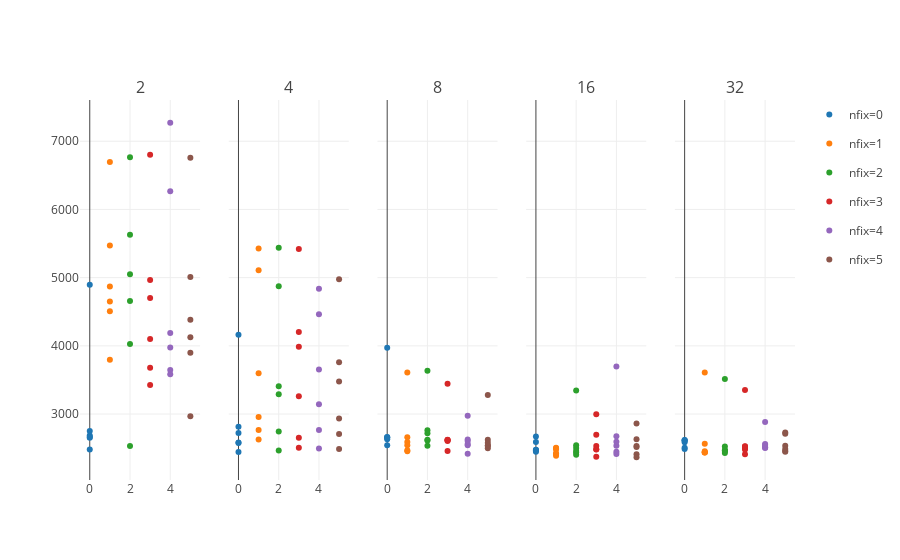

Notebook cell for this chart:
### Code cell
# Plot negative log likelihoods for each options
def plot_nll_fixpoints(cur_nll_ntrial, nfix_set, nbatches):
    cur_plts = []
    for (nfix_ind, nfix) in itertools.izip(range(len(nfix_set)), nfix_set):
        cur_plts.append(plt_type.Scatter(x=nfix*np.ones_like(np.squeeze(cur_nll_ntrial[nfix_ind,:])), 
                                         y=np.squeeze(cur_nll_ntrial[nfix_ind,:]), 
                                         mode='markers', 
                                         marker = dict(color=plotly.colors.DEFAULT_PLOTLY_COLORS[nfix_ind]),
                                         name = "nfix=%d" % nfix, 
                                         legendgroup="nfix=%d" % nfix))
    return cur_plts
    
    
from plotly import tools as plt_tools

def plot_nll(cur_nll, ntrials_set, nfix_set, nbatches):
    fig_subplts = plt_tools.make_subplots(rows=1, cols=len(ntrials_set), subplot_titles=ntrials_set, shared_yaxes=True)
    for (ntrials_ind, ntrials) in itertools.izip(range(len(ntrials_set)), ntrials_set):        
        tmp = plot_nll_fixpoints(cur_nll[ntrials_ind,:,:], nfix_set, nbatches)
        for trace in tmp:
            fig_subplts.append_trace(trace,1,ntrials_ind+1)
            if ntrials_ind>0:
                fig_subplts['data'][-1]['showlegend']=False
    plt(fig_subplts)
    return fig_subplts

a = plot_nll(GP_NLL, ntrials_set, nfix_set, nbatches)

### Figure 1 — Plotly figure (JSON) as saved in the notebook; plotly's stock layout.template omitted (floating-point values rounded to 4 significant figures)
{"data": [{"legendgroup": "nfix=0", "marker": {"color": "rgb(31, 119, 180)"}, "mode": "markers", "name": "nfix=0", "type": "scatter", "x": [0, 0, 0, 0, 0, 0], "xaxis": "x1", "y": [2752.0, 2651.0, 2479.0, 2687.0, 4894.0, 2665.0], "yaxis": "y1"}, {"legendgroup": "nfix=1", "marker": {"color": "rgb(255, 127, 14)"}, "mode": "markers", "name": "nfix=1", "type": "scatter", "x": [1, 1, 1, 1, 1, 1], "xaxis": "x1", "y": [6694.0, 4868.0, 3795.0, 5470.0, 4650.0, 4509.0], "yaxis": "y1"}, {"legendgroup": "nfix=2", "marker": {"color": "rgb(44, 160, 44)"}, "mode": "markers", "name": "nfix=2", "type": "scatter", "x": [2, 2, 2, 2, 2, 2], "xaxis": "x1", "y": [6764.0, 5050.0, 2532.0, 5628.0, 4657.0, 4028.0], "yaxis": "y1"}, {"legendgroup": "nfix=3", "marker": {"color": "rgb(214, 39, 40)"}, "mode": "markers", "name": "nfix=3", "type": "scatter", "x": [3, 3, 3, 3, 3, 3], "xaxis": "x1", "y": [6802.0, 4964.0, 3425.0, 4701.0, 4100.0, 3679.0], "yaxis": "y1"}, {"legendgroup": "nfix=4", "marker": {"color": "rgb(148, 103, 189)"}, "mode": "markers", "name": "nfix=4", "type": "scatter", "x": [4, 4, 4, 4, 4, 4], "xaxis": "x1", "y": [7271.0, 6265.0, 4187.0, 3582.0, 3976.0, 3645.0], "yaxis": "y1"}, {"legendgroup": "nfix=5", "marker": {"color": "rgb(140, 86, 75)"}, "mode": "markers", "name": "nfix=5", "type": "scatter", "x": [5, 5, 5, 5, 5, 5], "xaxis": "x1", "y": [6756.0, 5008.0, 4384.0, 2968.0, 4126.0, 3897.0], "yaxis": "y1"}, {"legendgroup": "nfix=0", "marker": {"color": "rgb(31, 119, 180)"}, "mode": "markers", "name": "nfix=0", "showlegend": false, "type": "scatter", "x": [0, 0, 0, 0, 0, 0], "xaxis": "x2", "y": [2584.0, 2445.0, 4164.0, 2813.0, 2574.0, 2720.0], "yaxis": "y1"}, {"legendgroup": "nfix=1", "marker": {"color": "rgb(255, 127, 14)"}, "mode": "markers", "name": "nfix=1", "showlegend": false, "type": "scatter", "x": [1, 1, 1, 1, 1, 1], "xaxis": "x2", "y": [5427.0, 2628.0, 5110.0, 2957.0, 3600.0, 2768.0], "yaxis": "y1"}, {"legendgroup": "nfix=2", "marker": {"color": "rgb(44, 160, 44)"}, "mode": "markers", "name": "nfix=2", "showlegend": false, "type": "scatter", "x": [2, 2, 2, 2, 2, 2], "xaxis": "x2", "y": [5439.0, 2466.0, 4875.0, 3289.0, 3408.0, 2744.0], "yaxis": "y1"}, {"legendgroup": "nfix=3", "marker": {"color": "rgb(214, 39, 40)"}, "mode": "markers", "name": "nfix=3", "showlegend": false, "type": "scatter", "x": [3, 3, 3, 3, 3, 3], "xaxis": "x2", "y": [5420.0, 2504.0, 4203.0, 3262.0, 3987.0, 2654.0], "yaxis": "y1"}, {"legendgroup": "nfix=4", "marker": {"color": "rgb(148, 103, 189)"}, "mode": "markers", "name": "nfix=4", "showlegend": false, "type": "scatter", "x": [4, 4, 4, 4, 4, 4], "xaxis": "x2", "y": [4464.0, 2495.0, 3654.0, 3143.0, 4838.0, 2768.0], "yaxis": "y1"}, {"legendgroup": "nfix=5", "marker": {"color": "rgb(140, 86, 75)"}, "mode": "markers", "name": "nfix=5", "showlegend": false, "type": "scatter", "x": [5, 5, 5, 5, 5, 5], "xaxis": "x2", "y": [2706.0, 2489.0, 3759.0, 2934.0, 4976.0, 3477.0], "yaxis": "y1"}, {"legendgroup": "nfix=0", "marker": {"color": "rgb(31, 119, 180)"}, "mode": "markers", "name": "nfix=0", "showlegend": false, "type": "scatter", "x": [0, 0, 0, 0, 0, 0], "xaxis": "x3", "y": [2653.0, 2543.0, 2631.0, 2662.0, 3972.0, 2660.0], "yaxis": "y1"}, {"legendgroup": "nfix=1", "marker": {"color": "rgb(255, 127, 14)"}, "mode": "markers", "name": "nfix=1", "showlegend": false, "type": "scatter", "x": [1, 1, 1, 1, 1, 1], "xaxis": "x3", "y": [2453.0, 3607.0, 2590.0, 2470.0, 2661.0, 2542.0], "yaxis": "y1"}, {"legendgroup": "nfix=2", "marker": {"color": "rgb(44, 160, 44)"}, "mode": "markers", "name": "nfix=2", "showlegend": false, "type": "scatter", "x": [2, 2, 2, 2, 2, 2], "xaxis": "x3", "y": [2762.0, 3636.0, 2534.0, 2612.0, 2719.0, 2622.0], "yaxis": "y1"}, {"legendgroup": "nfix=3", "marker": {"color": "rgb(214, 39, 40)"}, "mode": "markers", "name": "nfix=3", "showlegend": false, "type": "scatter", "x": [3, 3, 3, 3, 3, 3], "xaxis": "x3", "y": [2457.0, 3446.0, 2606.0, 2614.0, 2619.0, 2622.0], "yaxis": "y1"}, {"legendgroup": "nfix=4", "marker": {"color": "rgb(148, 103, 189)"}, "mode": "markers", "name": "nfix=4", "showlegend": false, "type": "scatter", "x": [4, 4, 4, 4, 4, 4], "xaxis": "x3", "y": [2416.0, 2562.0, 2543.0, 2606.0, 2626.0, 2977.0], "yaxis": "y1"}, {"legendgroup": "nfix=5", "marker": {"color": "rgb(140, 86, 75)"}, "mode": "markers", "name": "nfix=5", "showlegend": false, "type": "scatter", "x": [5, 5, 5, 5, 5, 5], "xaxis": "x3", "y": [2500.0, 2535.0, 2624.0, 2540.0, 2578.0, 3280.0], "yaxis": "y1"}, {"legendgroup": "nfix=0", "marker": {"color": "rgb(31, 119, 180)"}, "mode": "markers", "name": "nfix=0", "showlegend": false, "type": "scatter", "x": [0, 0, 0, 0, 0, 0], "xaxis": "x4", "y": [2478.0, 2671.0, 2466.0, 2474.0, 2447.0, 2590.0], "yaxis": "y1"}, {"legendgroup": "nfix=1", "marker": {"color": "rgb(255, 127, 14)"}, "mode": "markers", "name": "nfix=1", "showlegend": false, "type": "scatter", "x": [1, 1, 1, 1, 1, 1], "xaxis": "x4", "y": [2505.0, 2499.0, 2481.0, 2424.0, 2387.0, 2415.0], "yaxis": "y1"}, {"legendgroup": "nfix=2", "marker": {"color": "rgb(44, 160, 44)"}, "mode": "markers", "name": "nfix=2", "showlegend": false, "type": "scatter", "x": [2, 2, 2, 2, 2, 2], "xaxis": "x4", "y": [2544.0, 2436.0, 3346.0, 2503.0, 2404.0, 2459.0], "yaxis": "y1"}, {"legendgroup": "nfix=3", "marker": {"color": "rgb(214, 39, 40)"}, "mode": "markers", "name": "nfix=3", "showlegend": false, "type": "scatter", "x": [3, 3, 3, 3, 3, 3], "xaxis": "x4", "y": [2486.0, 2533.0, 2998.0, 2480.0, 2696.0, 2374.0], "yaxis": "y1"}, {"legendgroup": "nfix=4", "marker": {"color": "rgb(148, 103, 189)"}, "mode": "markers", "name": "nfix=4", "showlegend": false, "type": "scatter", "x": [4, 4, 4, 4, 4, 4], "xaxis": "x4", "y": [2415.0, 2535.0, 3697.0, 2676.0, 2594.0, 2447.0], "yaxis": "y1"}, {"legendgroup": "nfix=5", "marker": {"color": "rgb(140, 86, 75)"}, "mode": "markers", "name": "nfix=5", "showlegend": false, "type": "scatter", "x": [5, 5, 5, 5, 5, 5], "xaxis": "x4", "y": [2411.0, 2532.0, 2860.0, 2631.0, 2516.0, 2367.0], "yaxis": "y1"}, {"legendgroup": "nfix=0", "marker": {"color": "rgb(31, 119, 180)"}, "mode": "markers", "name": "nfix=0", "showlegend": false, "type": "scatter", "x": [0, 0, 0, 0, 0, 0], "xaxis": "x5", "y": [2614.0, 2488.0, 2508.0, 2586.0, 2613.0, 2620.0], "yaxis": "y1"}, {"legendgroup": "nfix=1", "marker": {"color": "rgb(255, 127, 14)"}, "mode": "markers", "name": "nfix=1", "showlegend": false, "type": "scatter", "x": [1, 1, 1, 1, 1, 1], "xaxis": "x5", "y": [2440.0, 2455.0, 2436.0, 2436.0, 2566.0, 3608.0], "yaxis": "y1"}, {"legendgroup": "nfix=2", "marker": {"color": "rgb(44, 160, 44)"}, "mode": "markers", "name": "nfix=2", "showlegend": false, "type": "scatter", "x": [2, 2, 2, 2, 2, 2], "xaxis": "x5", "y": [2462.0, 2473.0, 2428.0, 2457.0, 2523.0, 3515.0], "yaxis": "y1"}, {"legendgroup": "nfix=3", "marker": {"color": "rgb(214, 39, 40)"}, "mode": "markers", "name": "nfix=3", "showlegend": false, "type": "scatter", "x": [3, 3, 3, 3, 3, 3], "xaxis": "x5", "y": [2498.0, 2524.0, 2412.0, 2480.0, 2529.0, 3352.0], "yaxis": "y1"}, {"legendgroup": "nfix=4", "marker": {"color": "rgb(148, 103, 189)"}, "mode": "markers", "name": "nfix=4", "showlegend": false, "type": "scatter", "x": [4, 4, 4, 4, 4, 4], "xaxis": "x5", "y": [2504.0, 2561.0, 2518.0, 2510.0, 2547.0, 2884.0], "yaxis": "y1"}, {"legendgroup": "nfix=5", "marker": {"color": "rgb(140, 86, 75)"}, "mode": "markers", "name": "nfix=5", "showlegend": false, "type": "scatter", "x": [5, 5, 5, 5, 5, 5], "xaxis": "x5", "y": [2729.0, 2536.0, 2460.0, 2447.0, 2487.0, 2711.0], "yaxis": "y1"}], "layout": {"annotations": [{"font": {"size": 16}, "showarrow": false, "text": 2, "x": 0.084, "xanchor": "center", "xref": "paper", "y": 1, "yanchor": "bottom", "yref": "paper"}, {"font": {"size": 16}, "showarrow": false, "text": 4, "x": 0.292, "xanchor": "center", "xref": "paper", "y": 1, "yanchor": "bottom", "yref": "paper"}, {"font": {"size": 16}, "showarrow": false, "text": 8, "x": 0.5, "xanchor": "center", "xref": "paper", "y": 1, "yanchor": "bottom", "yref": "paper"}, {"font": {"size": 16}, "showarrow": false, "text": 16, "x": 0.708, "xanchor": "center", "xref": "paper", "y": 1, "yanchor": "bottom", "yref": "paper"}, {"font": {"size": 16}, "showarrow": false, "text": 32, "x": 0.916, "xanchor": "center", "xref": "paper", "y": 1, "yanchor": "bottom", "yref": "paper"}], "xaxis1": {"anchor": "y1", "domain": [0, 0.168]}, "xaxis2": {"anchor": "free", "domain": [0.208, 0.376], "position": 0}, "xaxis3": {"anchor": "free", "domain": [0.416, 0.584], "position": 0}, "xaxis4": {"anchor": "free", "domain": [0.624, 0.792], "position": 0}, "xaxis5": {"anchor": "free", "domain": [0.832, 1], "position": 0}, "yaxis1": {"anchor": "x1", "domain": [0, 1]}}}
